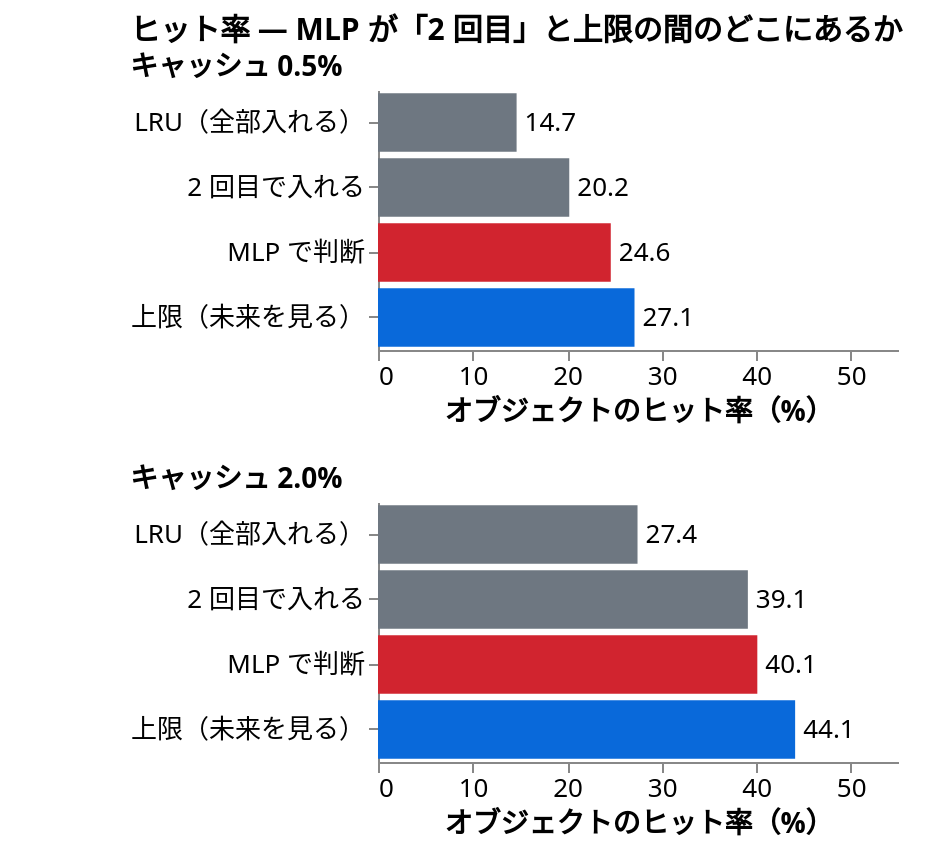

Describe this chart as a Vega-Lite specification.
### Vega-Lite specification from a JSON file in a GitHub repository (floating-point values rounded to 4 significant figures)
{"$schema": "https://vega.github.io/schema/vega-lite/v6.json", "config": {"font": "system-ui, -apple-system, \"Hiragino Sans\", \"Noto Sans JP\", sans-serif", "axis": {"labelFontSize": 13, "titleFontSize": 14, "grid": false}, "legend": {"labelFontSize": 13, "titleFontSize": 13, "orient": "bottom"}, "title": {"fontSize": 15}, "view": {"stroke": null}}, "padding": {"left": 64, "right": 24, "top": 8, "bottom": 8}, "title": "ヒット率 — MLP が「2 回目」と上限の間のどこにあるか", "vconcat": [{"title": {"text": "キャッシュ 0.5%", "fontSize": 14, "anchor": "start"}, "width": 260, "height": 130, "data": {"values": [{"size": "キャッシュ 0.5%", "policy": "LRU（全部入れる）", "ohr": 14.66}, {"size": "キャッシュ 0.5%", "policy": "2 回目で入れる", "ohr": 20.23}, {"size": "キャッシュ 0.5%", "policy": "MLP で判断", "ohr": 24.62}, {"size": "キャッシュ 0.5%", "policy": "上限（未来を見る）", "ohr": 27.13}]}, "layer": [{"mark": "bar", "encoding": {"y": {"field": "policy", "type": "nominal", "sort": ["LRU（全部入れる）", "2 回目で入れる", "MLP で判断", "上限（未来を見る）"], "title": null}, "x": {"field": "ohr", "type": "quantitative", "title": "オブジェクトのヒット率（%）", "scale": {"domain": [0, 55]}}, "color": {"field": "policy", "type": "nominal", "legend": null, "sort": ["LRU（全部入れる）", "2 回目で入れる", "MLP で判断", "上限（未来を見る）"], "scale": {"domain": ["LRU（全部入れる）", "2 回目で入れる", "MLP で判断", "上限（未来を見る）"], "range": ["#6e7781", "#6e7781", "#d1242f", "#0969da"]}}}}, {"mark": {"type": "text", "align": "left", "dx": 4, "fontSize": 13}, "encoding": {"y": {"field": "policy", "type": "nominal", "sort": ["LRU（全部入れる）", "2 回目で入れる", "MLP で判断", "上限（未来を見る）"]}, "x": {"field": "ohr", "type": "quantitative"}, "text": {"field": "ohr", "type": "quantitative", "format": ".1f"}}}]}, {"title": {"text": "キャッシュ 2.0%", "fontSize": 14, "anchor": "start"}, "width": 260, "height": 130, "data": {"values": [{"size": "キャッシュ 2.0%", "policy": "LRU（全部入れる）", "ohr": 27.45}, {"size": "キャッシュ 2.0%", "policy": "2 回目で入れる", "ohr": 39.12}, {"size": "キャッシュ 2.0%", "policy": "MLP で判断", "ohr": 40.12}, {"size": "キャッシュ 2.0%", "policy": "上限（未来を見る）", "ohr": 44.12}]}, "layer": [{"mark": "bar", "encoding": {"y": {"field": "policy", "type": "nominal", "sort": ["LRU（全部入れる）", "2 回目で入れる", "MLP で判断", "上限（未来を見る）"], "title": null}, "x": {"field": "ohr", "type": "quantitative", "title": "オブジェクトのヒット率（%）", "scale": {"domain": [0, 55]}}, "color": {"field": "policy", "type": "nominal", "legend": null, "sort": ["LRU（全部入れる）", "2 回目で入れる", "MLP で判断", "上限（未来を見る）"], "scale": {"domain": ["LRU（全部入れる）", "2 回目で入れる", "MLP で判断", "上限（未来を見る）"], "range": ["#6e7781", "#6e7781", "#d1242f", "#0969da"]}}}}, {"mark": {"type": "text", "align": "left", "dx": 4, "fontSize": 13}, "encoding": {"y": {"field": "policy", "type": "nominal", "sort": ["LRU（全部入れる）", "2 回目で入れる", "MLP で判断", "上限（未来を見る）"]}, "x": {"field": "ohr", "type": "quantitative"}, "text": {"field": "ohr", "type": "quantitative", "format": ".1f"}}}]}]}
